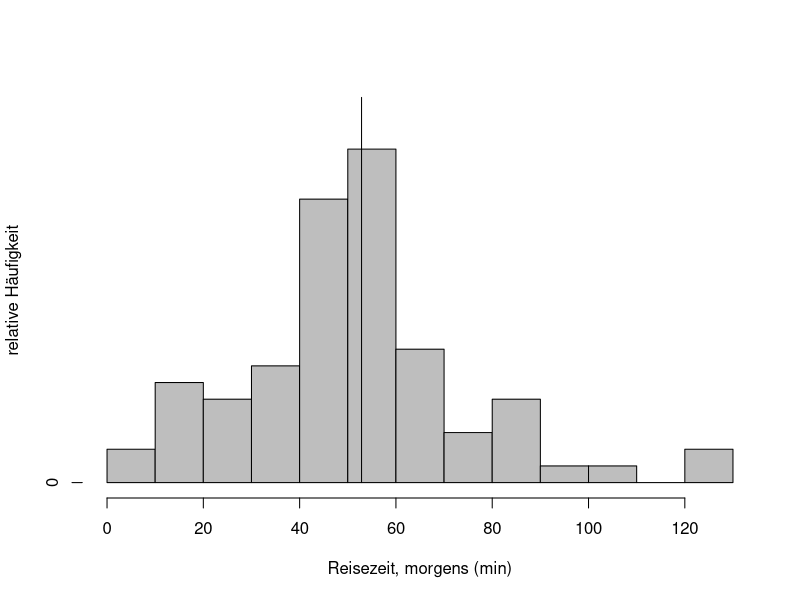
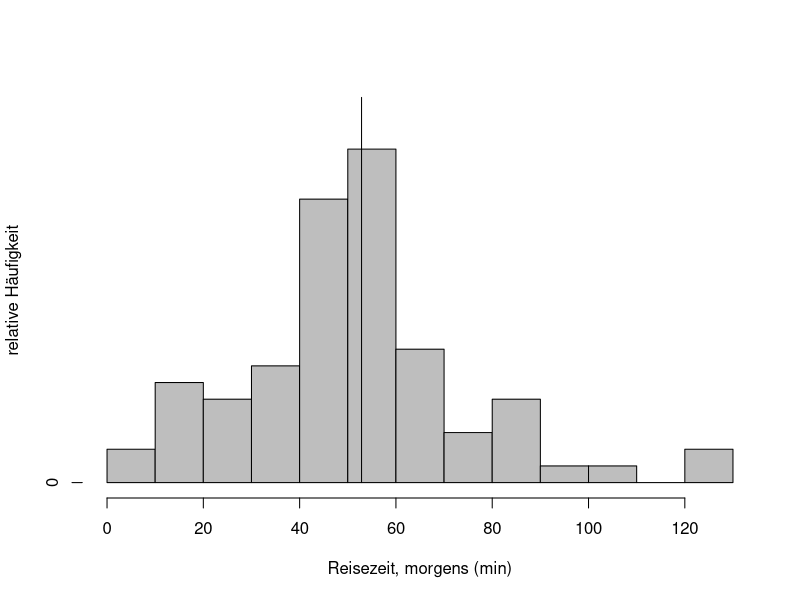
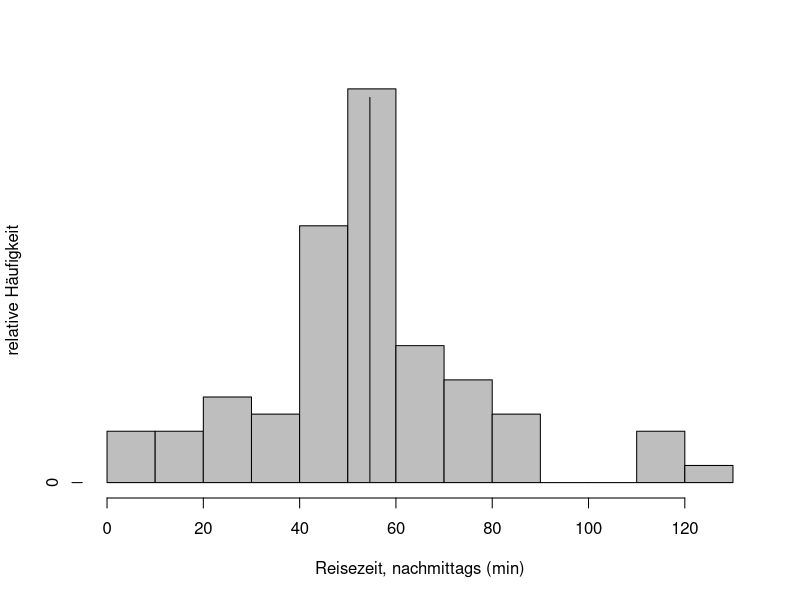
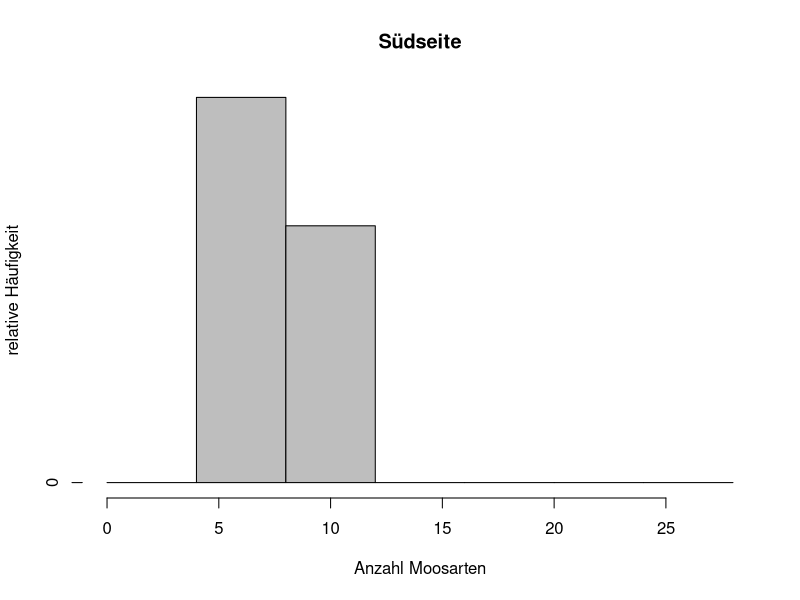
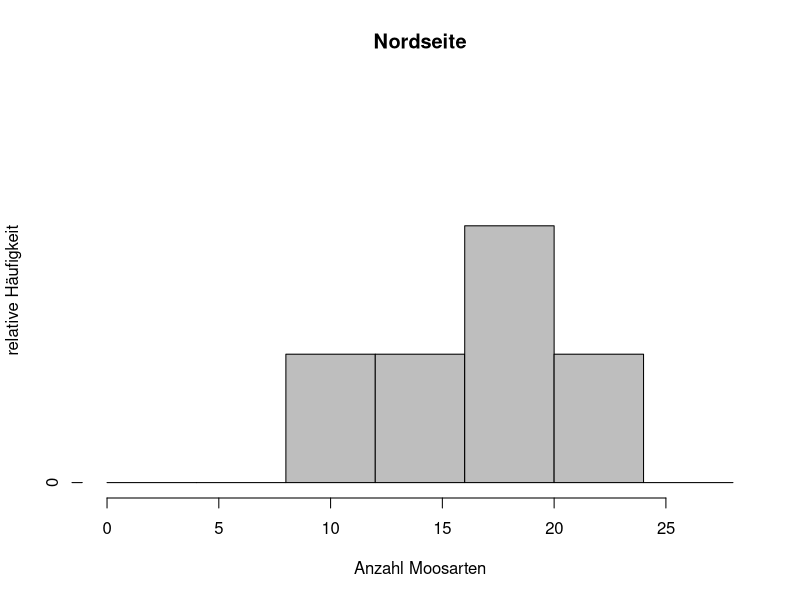
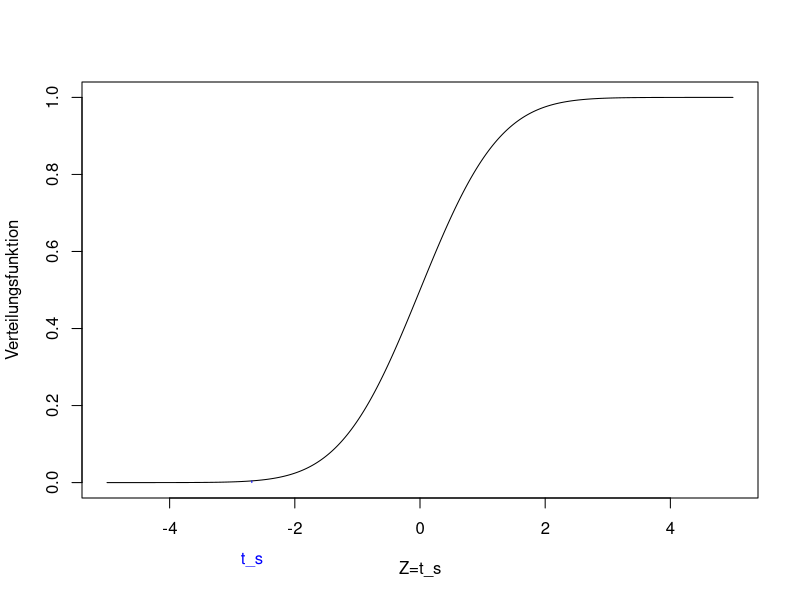
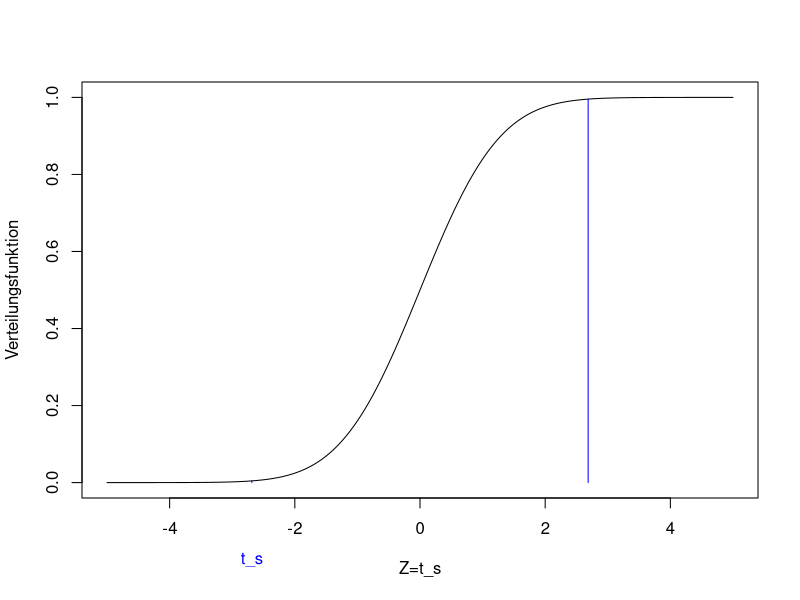
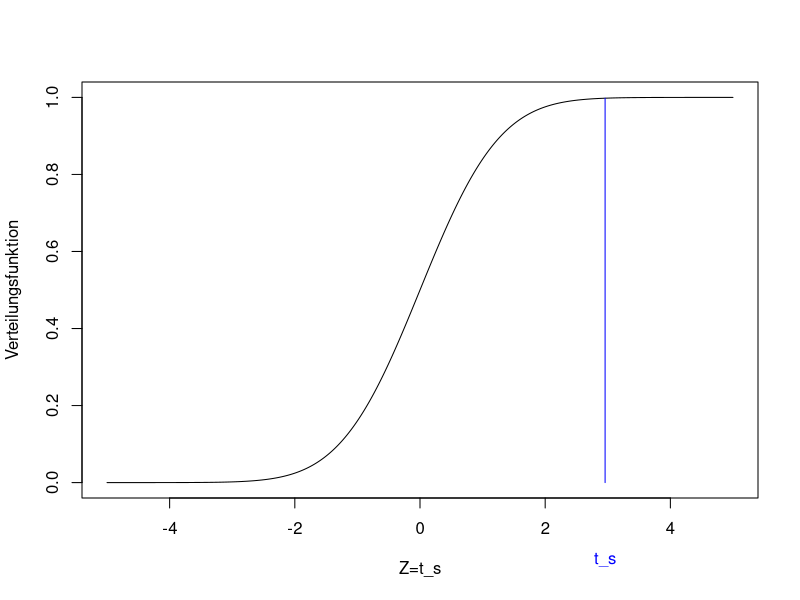

The R script that drew these images, in order: (Note: this script raises an error after producing the figures.)
## ---- chunk 1
# Paket laden, das für das Einlesen von xlsx gebraucht wird
library("readxl")
# Daten einlesen
reisedat <- read_excel("data/Daten_Distanz_Reisezeit_2022_korrigiert.xlsx", na = "-999")
# in data.frame umwandeln
reisedat <- as.data.frame(reisedat)
# Histogramm berechnen ohne Output
h <- hist(reisedat$zeit_morgens, breaks = seq(0, 130, 10), plot = FALSE)
# absolute in relative Häufigkeiten umrechnen
h$counts <- h$counts / sum(h$counts)
# Histogrammdaten plotten
plot(h, freq = TRUE, col = "gray", ylim = c(0,0.3),
     main = "", xlab = "Reisezeit, morgens (min)", ylab = "relative Häufigkeit")
lines(c(1,1)*mean(reisedat$zeit_morgens, na.rm=TRUE), c(0, 0.3), col='black')
## ---- chunk 2
# "seed" wählen, so dass Zufallszahlen reproduziert werden können
# set.seed(20210105)
# zufällig die Hälfte der Reisezeitdaten von 2021 auswählen
# loc <- sample(seq(1,61,1), 30, replace = FALSE)
# Teilstichprobe 1
# t1 <- reisedat$zeit[loc]
# Teilstichprobe 2 (Komplementärmenge)
# t2 <- reisedat$zeit[!is.element(seq(1,61,1),loc)]
# Histogramme
h1 <- hist(reisedat$zeit_morgens, breaks = seq(0, 130, 10), plot = FALSE)
h1$counts <- h1$counts / sum(h1$counts)
plot(h1, freq = TRUE, col = "gray", ylim = c(0,0.3),
     main = "", xlab = "Reisezeit, morgens (min)", ylab = "relative Häufigkeit")
lines(c(1,1)*mean(reisedat$zeit_morgens, na.rm=TRUE), c(0, 0.3), col='black')
h2 <- hist(reisedat$zeit_nachmittags, breaks = seq(0, 130, 10), plot = FALSE)
h2$counts <- h2$counts / sum(h2$counts)
plot(h2, freq = TRUE, col = "gray", ylim = c(0,0.3),
     main = "", xlab = "Reisezeit, nachmittags (min)", ylab = "relative Häufigkeit")
lines(c(1,1)*mean(reisedat$zeit_nachmittags, na.rm=TRUE), c(0, 0.3), col='black')
## ---- chunk 3
# Daten aus Dormannn (2013), S. 190
moosdat = data.frame(s=c(5,8,7,9,9), n=c(12,23,15,18,20))
# Histogramme
hs <- hist(moosdat$s, breaks = seq(0, 28, 4), plot = FALSE)
hs$counts <- hs$counts / sum(hs$counts)
plot(hs, freq = TRUE, col = "gray", ylim = c(0,0.6),
     main = "Südseite", xlab = "Anzahl Moosarten", ylab = "relative Häufigkeit")
hn <- hist(moosdat$n, breaks = seq(0, 28, 4), plot = FALSE)
hn$counts <- hn$counts / sum(hn$counts)
plot(hn, freq = TRUE, col = "gray", ylim = c(0,0.6),
     main = "Nordseite", xlab = "Anzahl Moosarten", ylab = "relative Häufigkeit")
## ---- chunk 4
# Mittelwert
# na.rm=TRUE ignoriert NAs
xbar <- mean(reisedat$zeit_morgens, na.rm=TRUE)
xbar
# Vergleichswert
mu0 <- 60
# Standardabweichung
# na.rm=TRUE ignoriert NAs
s <- sd(reisedat$zeit_morgens, na.rm=TRUE)
s
# Stichprobenumfang
# !is.na(reisedat$zeit_morgens) verweist auf die Werte, die nicht NA sind
n <- length(reisedat$zeit_morgens[!is.na(reisedat$zeit_morgens)])
n
# Teststatistik
ts <- (xbar - mu0) / s * sqrt(n)
ts
## ---- chunk 5
plot(seq(-5,5,0.01), pt(seq(-5,5,0.01), n-1), ylim=c(0,1), type='l',
     xlab='Z=t_s', ylab='Verteilungsfunktion')
lines(c(1, 1)*ts, c(0, pt(ts, n-1)), col='blue')
text(ts,-0.2,"t_s", col="blue", xpd=TRUE)
## ---- chunk 6
pt(ts, n-1)
## ---- chunk 7
plot(seq(-5,5,0.01), pt(seq(-5,5,0.01), n-1), ylim=c(0,1), type='l',
     xlab='Z=t_s', ylab='Verteilungsfunktion')
lines(c(1, 1)*ts, c(0, pt(ts, n-1)), col='blue')
lines(c(1, 1)*(-ts), c(0, pt(-ts, n-1)), col='blue')
text(ts,-0.2,"t_s", col="blue", xpd=TRUE)
## ---- chunk 8
2*(1-pt(abs(ts),n-1))
## ---- chunk 9
ts <- (xbar - 45) / s * sqrt(n)
ts
## ---- chunk 10
plot(seq(-5,5,0.01), pt(seq(-5,5,0.01), n-1), ylim=c(0,1), type='l',
     xlab='Z=t_s', ylab='Verteilungsfunktion')
lines(c(1, 1)*ts, c(0, pt(ts, n-1)), col='blue')
text(ts,-0.2,"t_s", col="blue", xpd=TRUE)
## ---- chunk 11
1-pt(ts, n-1)
## ---- chunk 12
# Mittelwerte
# na.rm=TRUE ignoriert NAs
xbar1 <- mean(reisedat$zeit_morgens, na.rm=TRUE)
xbar1
xbar2 <- mean(reisedat$zeit_nachmittags, na.rm=TRUE)
xbar2
# Varianzen
var1 <- var(reisedat$zeit_morgens, na.rm=TRUE)
var1
var2 <- var(reisedat$zeit_nachmittags, na.rm=TRUE)
var2
# Stichprobenumfänge
# !is.na() verweist auf die Werte, die nicht NA sind
n1 <- length(reisedat$zeit_morgens[!is.na(reisedat$zeit_morgens)])
n1
n2 <- length(reisedat$zeit_nachmittags[!is.na(reisedat$zeit_nachmittags)])
n2
# Teststatistik
ts <- (xbar1 - xbar2) / sqrt(var1 / n1 + var2 / n2)
ts
## ---- chunk 13
plot(seq(-5,5,0.01), pt(seq(-5,5,0.01), n1+n2-2), ylim=c(0,1), type='l',
     xlab='Z=t_s', ylab='Verteilungsfunktion')
lines(c(1, 1)*ts, c(0, pt(ts, n1+n2-2)), col='blue')
lines(c(1, 1)*(-ts), c(0, pt(-ts, n1+n2-2)), col='blue')
text(ts,-0.2,"t_s", col="blue", xpd=TRUE)
## ---- chunk 14
2*(1-pt(abs(ts),n1+n2-2))
## ---- chunk 15
pt(ts,n1+n2-2)
## ---- chunk 16
d <- moosdat$n - moosdat$s
# Histogramm mit Mittelwert
h <- hist(d, breaks = seq(-16, 16, 4), plot = FALSE)
h$counts <- h$counts / sum(h$counts)
plot(h, freq = TRUE, col = "gray", ylim = c(0,0.6),
     main = "", xlab = "Differenz Anzahl Moosarten", ylab = "relative Häufigkeit")
lines(c(1,1)*mean(d, na.rm=TRUE), c(0, 0.6), col='black')
## ---- chunk 17
# Mittelwert
dbar <- mean(d)
dbar
# Standardabweichung
s <- sd(d)
s
# Stichprobenumfang
n <- length(d)
n
# Teststatistik
ts <- (dbar - 0)/s*sqrt(n)
ts
## ---- chunk 18
plot(seq(-10,10,0.01), pt(seq(-10,10,0.01), n-1), ylim=c(0,1), type='l',
     xlab='Z=t_s', ylab='Verteilungsfunktion')
lines(c(1, 1)*ts, c(0, pt(ts, n-1)), col='blue')
lines(c(1, 1)*(-ts), c(0, pt(-ts, n-1)), col='blue')
text(ts,-0.2,"t_s", col="blue", xpd=TRUE)
## ---- chunk 19
2*(1-pt(abs(ts),n-1))
## ---- chunk 20
1-pt(ts,n-1)
## ---- chunk 21
# pdf
plot(seq(0,5,0.01), df(seq(0,5,0.01), 1, 1), ylim=c(0,4), type='l',
     xlab='Z=z', ylab='Dichtefunktion')
lines(seq(0,5,0.01), df(seq(0,5,0.01), 2, 1), col='red')
lines(seq(0,5,0.01), df(seq(0,5,0.01), 5, 2), col='blue')
lines(seq(0,5,0.01), df(seq(0,5,0.01), 10, 1), col='green')
lines(seq(0,5,0.01), df(seq(0,5,0.01), 100, 100), col='purple')
legend('topright', legend=c('F(1,1)', 'F(2,1)', 'F(5,2)', 'F(10,1)', 'F(100,100)'),
       col=c('black', 'red', 'blue', 'green', 'purple'), lty=1)
# cdf
plot(seq(0,5,0.01), pf(seq(0,5,0.01), 1, 1), ylim=c(0,1), type='l',
     xlab='Z=z', ylab='Verteilungsfunktion')
lines(seq(0,5,0.01), pf(seq(0,5,0.01), 2, 1), col='red')
lines(seq(0,5,0.01), pf(seq(0,5,0.01), 5, 2), col='blue')
lines(seq(0,5,0.01), pf(seq(0,5,0.01), 10, 1), col='green')
lines(seq(0,5,0.01), pf(seq(0,5,0.01), 100, 100), col='purple')
legend('bottomright', legend=c('F(1,1)', 'F(2,1)', 'F(5,2)', 'F(10,1)', 'F(100,100)'),
       col=c('black', 'red', 'blue', 'green', 'purple'), lty=1)
## ---- chunk 22
# Varianzen
var1 <- var(reisedat$zeit_nachmittags, na.rm=TRUE)
var1
var2 <- var(reisedat$zeit_morgens, na.rm=TRUE)
var2
# Stichprobenumfänge
n1 <- length(reisedat$zeit_nachmittags[!is.na(reisedat$zeit_nachmittags)])
n1
n2 <- length(reisedat$zeit_morgens[!is.na(reisedat$zeit_morgens)])
n2
# Teststatistik
fs <- var2 / var1
fs
## ---- chunk 23
plot(seq(0,5,0.01), pf(seq(0,5,0.01), n1-1, n2-1), ylim=c(0,1), type='l',
     xlab='Z=F_s', ylab='Verteilungsfunktion')
lines(c(1, 1)*fs, c(0, pf(fs, n1-1, n2-1)), col='blue')
text(fs-0.3,-0.2,"F_s", col="blue", xpd=TRUE)
## ---- chunk 24
1-pf(fs, n2-1, n1-1)
## ---- chunk 25
# Mittelwertschätzer
xbar <- mean(reisedat$zeit_morgens, na.rm=TRUE)
# Schätzer der Standardabweichung
s <- sd(reisedat$zeit_morgens, na.rm=TRUE)
# Werte der empirischen und geschätzten theoretischen Verteilungsfunktionen
#  für jeden Merkmalswert der Stichprobe
#  Merkmalswerte sortieren
t_sort <- sort(reisedat$zeit_morgens)
#  empirische Verteilungsfunktion
cdf_e <- seq(1/length(t_sort), 1, 1/length(t_sort))
#  theoretische Verteilungsfunktion
cdf_t <- pnorm(t_sort, mean=xbar, sd=s)
# absolute Differenzen
diff <- abs(cdf_e-cdf_t)
# maximale Differenz = Teststatistik dn
dn <- max(diff)
dn
# KS-Test
ks.test(reisedat$zeit_morgens, "pnorm", xbar, s)
## ---- chunk 26
# Werte der empirischen Verteilungsfunktionen für jeden Merkmalswert der beiden Stichproben
# Merkmalswerte sortieren
t1_sort <- sort(reisedat$zeit_morgens)
t2_sort <- sort(reisedat$zeit_nachmittags)
# empirische Verteilungsfunktion
cdf_e1 <- seq(1/length(t1_sort), 1, 1/length(t1_sort))
cdf_e2 <- seq(1/length(t2_sort), 1, 1/length(t2_sort))
# plotte empirische Verteilungsfunktionen
plot(t1_sort, cdf_e1, type='l', xlab='Reisezeit (min)', ylab='Verteilungsfunktion')
lines(t2_sort, cdf_e2, ylim=c(0,1), col='red')
## ---- chunk 27
# KS-Test
ks.test(reisedat$zeit_morgens, reisedat$zeit_nachmittags)
## ---- chunk 28
knitr::include_graphics('figs/ct_legende.png')
## ---- chunk 29
plot(seq(0,100,1), pchisq(seq(0,100,1), (12-1)*(2-1)), ylim=c(0,1), type='l',
     xlab='Z=Chi2', ylab='Verteilungsfunktion')
## ---- chunk 30
1-pchisq(49895.1, (12-1)*(2-1))
